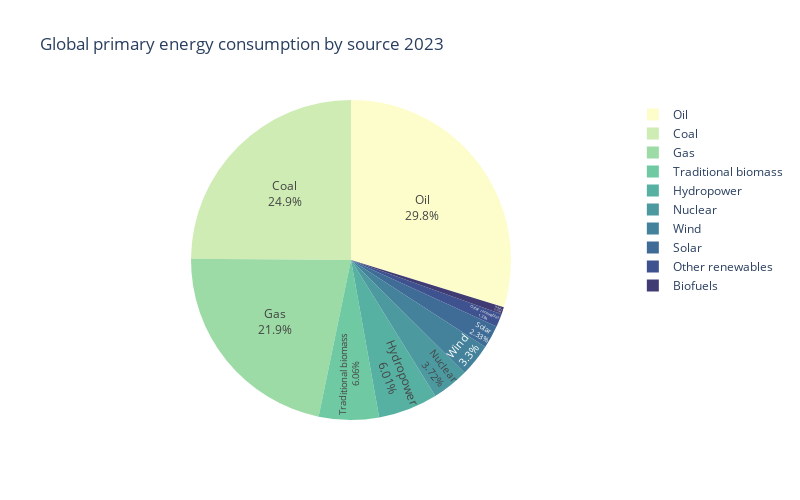

Write notebook code for a chart like this one.
### Markdown cell above
4. Customise the hover data and add labels

### Code cell
fig = px.pie(df, values='Consumption', names='Source', 
              hover_data=['Consumption'], 
              labels={'Consumption':'TWh, Substituted energy'},
              color_discrete_sequence=px.colors.sequential.deep,
              width=800, height=500,
              title='Global primary energy consumption by source 2023')

fig.update_traces(textposition='inside', textinfo='percent+label')

fig.show()

### Figure 1 — Plotly figure (JSON) as saved in the notebook; plotly's stock layout.template omitted (floating-point values rounded to 4 significant figures)
{"data": [{"customdata": [[2428.0], [1318.0], [4264.0], [6040.0], [11010.0], [6824.0], [40100.0], [54564], [45560.0], [11111]], "domain": {"x": [0, 1], "y": [0, 1]}, "hovertemplate": "Source=%{label}<br>TWh, Substituted energy=%{customdata[0]}<extra></extra>", "labels": ["Other renewables", "Biofuels", "Solar", "Wind", "Hydropower", "Nuclear", "Gas", "Oil", "Coal", "Traditional biomass"], "legendgroup": "", "name": "", "showlegend": true, "textinfo": "percent+label", "textposition": "inside", "type": "pie", "values": [2428.0, 1318.0, 4264.0, 6040.0, 11010.0, 6824.0, 40100.0, 54564, 45560.0, 11111]}], "layout": {"height": 500, "legend": {"tracegroupgap": 0}, "piecolorway": ["rgb(253, 253, 204)", "rgb(206, 236, 179)", "rgb(156, 219, 165)", "rgb(111, 201, 163)", "rgb(86, 177, 163)", "rgb(76, 153, 160)", "rgb(68, 130, 155)", "rgb(62, 108, 150)", "rgb(62, 82, 143)", "rgb(64, 60, 115)", "rgb(54, 43, 77)", "rgb(39, 26, 44)"], "title": {"text": "Global primary energy consumption by source 2023"}, "width": 800}}
